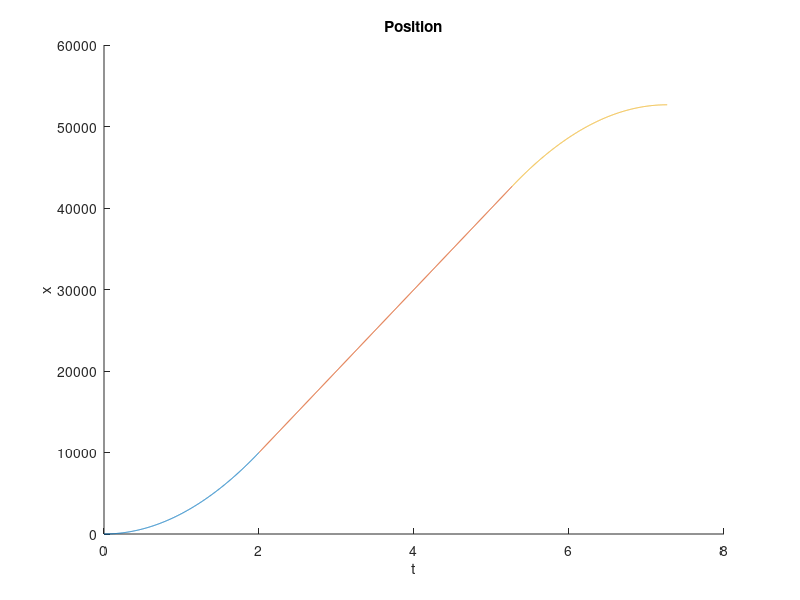
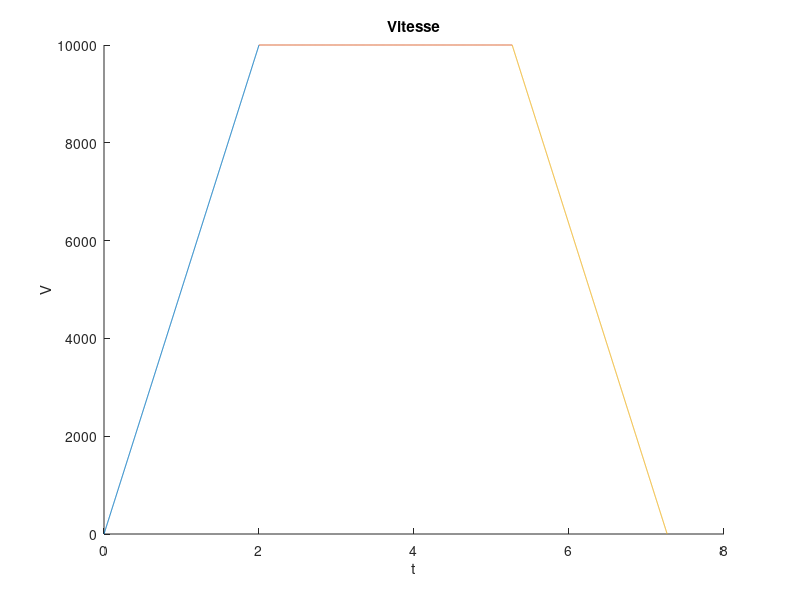

Write the MATLAB code that produced these figures, in order.
clear;
close;

nb_pts = 1000;

theta = 360; %Degres
rad = theta*pi/180;
r = (360e-3)/2;
perimetre_enc = 87.96e-3;
x = r*rad*4096/perimetre_enc;

A = 5000; %Acceleration angulaire rad.s^-2
Vmax = 10000; %Vitesse angulaire rad.s^-1
Consigne = x; %Angle

omega = Consigne/Vmax + Vmax/A;
alpha = Vmax/A;
beta = omega - Vmax/A;
t = [0: omega/nb_pts: omega];
if Consigne < 0
    A = -A;
    Vmax = -Vmax;
    omega = Consigne/Vmax + Vmax/A;
    alpha = Vmax/A;
    beta = omega - Vmax/A;
    t = [0: omega/nb_pts: omega];
end
if alpha < beta
    t1 = [0: alpha/nb_pts: alpha];
    p1 = 0.5*A*t1.^2;
    v1 = A*t1;
    t2 = [alpha: (beta-alpha)/nb_pts: beta];
    p2 = 0.5*A*alpha^2 + Vmax*(t2-alpha);
    v2 = Vmax + t2*0;
    t3 = [beta: (omega-beta)/nb_pts: omega];
    p3 = 0.5*A*alpha^2 + Vmax*(beta-alpha) + (Vmax)*(t3-beta) - 0.5*A*(t3-beta).^2;
    v3 = Vmax-A*(t3-beta);
    figure();
    title('Position');
    xlabel('t');
    ylabel('x');
    hold on;
    plot(t1, p1);
    plot(t2, p2);
    plot(t3, p3);
    figure();
    title('Vitesse');
    xlabel('t');
    ylabel('V');
    hold on;
    plot(t1, v1);
    plot(t2, v2);
    plot(t3, v3);
else
    omega = 2*sqrt(Consigne/A);
    gamma = omega/2;
    t1 = [0: gamma/nb_pts: gamma];
    p1 = 0.5*A*t1.^2;
    v1 = A*t1;
    t3 = [gamma: (omega-gamma)/nb_pts: omega];
    p3 = 0.5*A*gamma^2 + (A*gamma)*(t3-gamma) - 0.5*A*(t3-gamma).^2;
    v3 = A*gamma-A*(t3-gamma);
    figure();
    title('Position');
    xlabel('t');
    ylabel('x');
    hold on;
    plot(t1, p1);
    plot(t3, p3);
    figure();
    title('Vitesse');
    xlabel('t');
    ylabel('V');
    hold on;
    plot(t1, v1);
    plot(t3, v3);
end